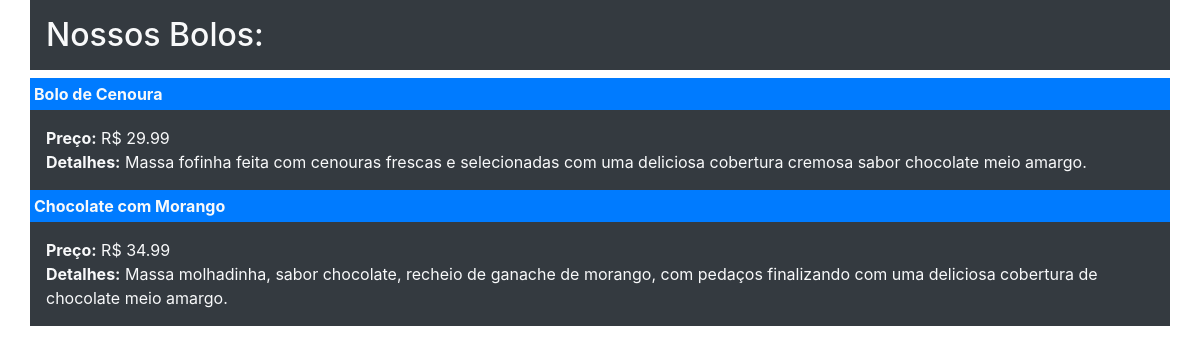
Page /listagembolo/ on the committed database.
### Bolos/models.py (models this page shows, shortened)
class Bolo(models.Model):  # Cria a classe de model Transação
    nome = models.CharField(max_length=100)
    preco = models.DecimalField(max_digits=7, decimal_places=2)
    detalhes = models.TextField(null=True, blank=True)

### Bolos/views.py (the view)
# urls.py: path('listagembolo/', listagembolo),
def listagembolo(request):
    data = {}
    data["bolos"]= Bolo.objects.all()
    return render(request,"Bolos/listagembolo.html", data)

### Bolos/templates/Bolos/listagembolo.html (shortened to what this page needs)
<!DOCTYPE html>
<html lang="en">
    <head>
        <link rel="stylesheet" href="https://stackpath.bootstrapcdn.com/bootstrap/4.1.3/css/bootstrap.min.css">
    </head>
    <body>
        <h2 class="container bg-dark text-light p-3">Nossos Bolos:</h2>
        <div>
            {% for bolo in bolos %}
                <div class="container bg-primary text-light p-1">
                    <b>{{ bolo.nome }}</b>
                </div>
                <div class="container bg-dark text-light p-3">
                    <b>Preço:</b> R$ {{ bolo.preco }}
                    <br><b>Detalhes:</b> {{ bolo.detalhes }}
                </div>
            {% endfor %}
        </div>
    </body>
</html>

### rows in the picture
Bolo: nome "Bolo de Cenoura", preco "29.99", detalhes "Massa fofinha feita com cenouras frescas e selecionadas com uma deliciosa cobertura cremosa sabor chocolate meio amargo."
Bolo: nome "Chocolate com Morango", preco "34.99", detalhes "Massa molhadinha, sabor chocolate, recheio de ganache de morango, com pedaços finalizando com uma deliciosa cobertura de chocolate meio amargo."
